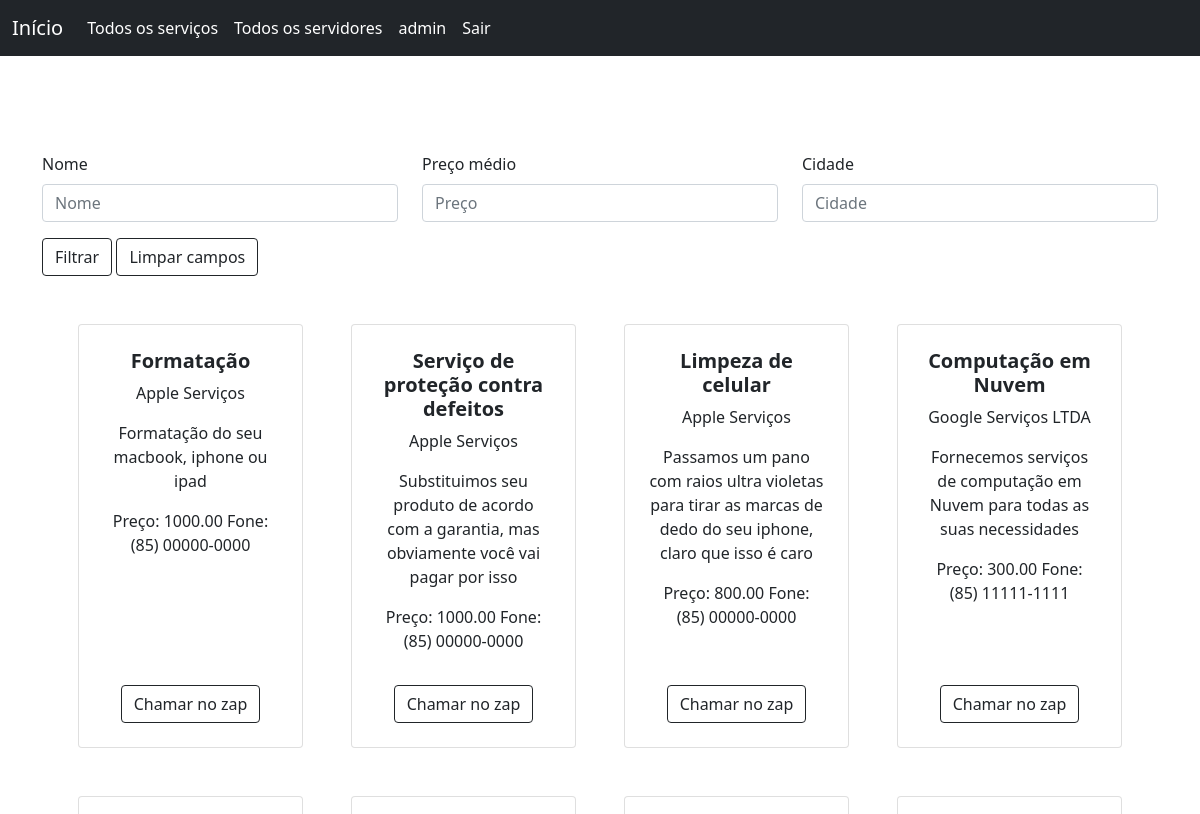
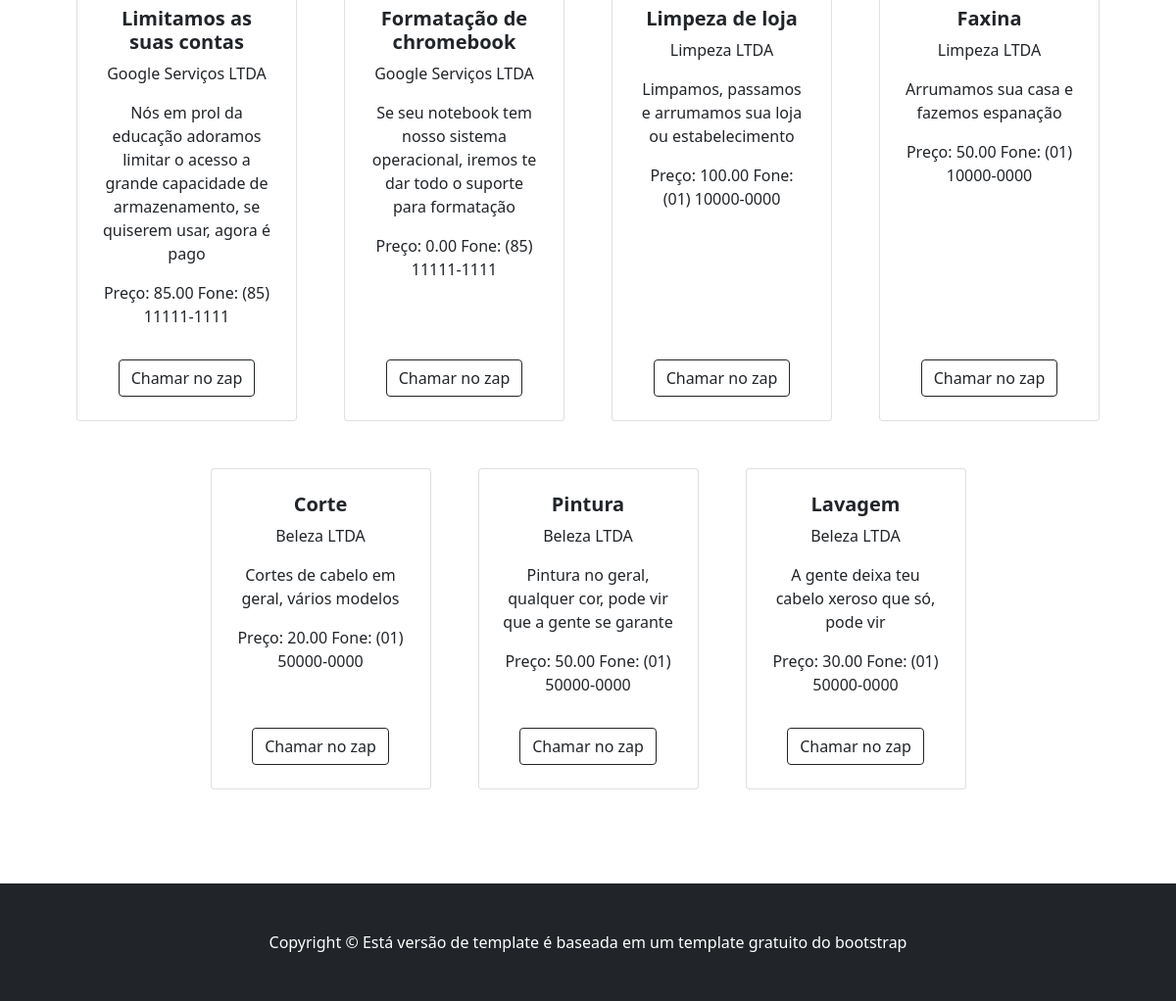
/servico/listar/ (signed in), run on the app's committed database (2 pictures, top to bottom).
### core/models.py (models this page shows, shortened)
class Servico(models.Model):
    nome = models.CharField(max_length=256)
    preco = models.DecimalField(max_digits=10,decimal_places=2)
    descricao = models.CharField(max_length=1000)
    prestador = models.ForeignKey(Prestador, on_delete=models.CASCADE)
    class Meta:
        verbose_name = 'Serviço'
        verbose_name_plural = 'Serviços'

class Prestador(models.Model):
    nome = models.CharField(max_length=64)
    ramo = models.CharField(max_length=64)
    whatsapp = models.CharField(max_length=15)
    user = models.OneToOneField(User, on_delete=models.CASCADE)
    foto_perfil = models.ImageField(null=True, blank=True)
    class Meta:
        verbose_name = 'Prestador'
        verbose_name_plural = 'Prestadores'

### core/views.py (the view)
# urls.py: path('servico/listar/', ServicoListView.as_view(), name='servico_list_view'),
class ServicoListView(ListView):
    model = Servico
    template_name = './servico/listar.html'
    def get_context_data(self, **kwargs):
        context = super().get_context_data(**kwargs)
        query = self.request.GET.dict()
        servicos = Servico.objects.all()
        if query:
            servicos = filtragem_servico(servicos, query)
        context['servicos'] = servicos
        return context

### core/templates/servico/listar.html (shortened to what this page needs)
{% extends 'base.html' %}
{%block content %}
<section class="py-5">
  <div class='container mt-5'>
    <form method="get">
      <div class='row'>
        <div class='col col-sm-12 col-md-4'>
          <label for="nomeFilter" class="form-label">Nome</label>
          <input type="text" class="form-control" id="nomeFilter" name="nome_filter" placeholder="Nome">
        </div>
        <div class="col col-sm-12 col-md-4">
          <label for="preco" class="form-label">Preço médio</label>
          <input type="number" class="form-control" id="precoFilter" name="preco_filter" placeholder="Preço">
        </div>
        <div class="col col-sm-12 col-md-4">
          <label for="cidadeFilter" class="form-label">Cidade</label>
          <input type="text" class="form-control" id="cidadeFilter" name="cidade_filter" placeholder="Cidade">
        </div>
      </div>
      <div class="row">
        <div class="col sm-12 lg-5">
          <button type="submit" class="btn btn-outline-dark mt-3">Filtrar</button>
          <button type="reset" class="btn btn-outline-dark mt-3">Limpar campos</button>
        </div>
      </div>
    </form>
  </div>
  <div class="container px-4 px-lg-5 mt-5">
    <div class="row gx-4 gx-lg-5 row-cols-2 row-cols-md-3 row-cols-xl-4 justify-content-center">
      {% for servico in servicos %}
      <div class="col mb-5">
        <div class="card h-100">
          <div class="card-body p-4">
            <div class="text-center">
              <h5 class="fw-bolder">{{servico.nome}}</h5>
              <p class="card-text">{{servico.prestador.nome}} </p>
              <p class="card-text">{{servico.descricao}} </p>
              <p class="card-text">Preço: {{servico.preco}} Fone: {{servico.prestador.whatsapp}} </p>
            </div>
          </div>
          <div class="card-footer p-4 pt-0 border-top-0 bg-transparent">
            <div class="text-center">              <a class="btn btn-outline-dark mt-2" href="https://api.whatsapp.com/send?phone=+55{{servico.prestador.whatsapp}}">Chamar no zap</a>
            </div>
          </div>
        </div>
      </div>
      {% endfor%}
    </div>
  </div>
</section>
{% endblock%}

### core/templates/base.html (shortened to what this page needs)
<!DOCTYPE html>
<html lang="pt-br">
<head>
    <link href="https://cdn.jsdelivr.net/npm/bootstrap@5.0.0-beta3/dist/css/bootstrap.min.css" rel="stylesheet"
>
</head>
<body>
    <nav class="navbar navbar-expand-lg navbar-dark bg-dark">
        <div class="container-fluid">
        <a class="navbar-brand" href="{% url 'index_template_view' %}">Início</a>
        <div class="collapse navbar-collapse" id="navbarNav">
          <ul class="navbar-nav">
            <li class="nav-item">
              <a class="nav-link active" href="{% url 'servico_list_view' %}">Todos os serviços</a>
            </li>
            <li class="nav-item ">
              <a class="nav-link active" href="{% url 'prestador_list_view' %}">Todos os servidores</a>
            </li>
            {% if not user.is_anonymous %}
            <li class="nav-item">
                <a class="nav-link active" href="{% url 'dashboard_view' %}">{{user.username}}</a>
            </li>
            <li class="nav-item">
                <a class="nav-link active" href="{% url 'logout_view' %}">Sair</a>
            </li>
            {% endif%}
          </ul>
        </div>
    </div>
    </nav>
    {% block content %}
    {% endblock %}
    <footer class="py-5 bg-dark">
        <div class="container">
            <p class="m-0 text-center text-white">Copyright &copy Está versão de template é baseada em um template
                gratuito do bootstrap</p>
        </div>
    </footer>
</body>

### data on the page
Servico: nome "Formatação", prestador.nome "Apple Serviços", descricao "Formatação do seu macbook, iphone ou ipad", preco "1000.00", prestador.whatsapp "(85) 00000-0000"
Servico: nome "Serviço de proteção contra defeitos", prestador.nome "Apple Serviços", descricao "Substituimos seu produto de acordo com a garantia, mas obviamente você vai pagar por isso", preco "1000.00", prestador.whatsapp "(85) 00000-0000"
Servico: nome "Limpeza de celular", prestador.nome "Apple Serviços", descricao "Passamos um pano com raios ultra violetas para tirar as marcas de dedo do seu iphone, claro que isso é caro", preco "800.00", prestador.whatsapp "(85) 00000-0000"
Servico: nome "Computação em Nuvem", prestador.nome "Google Serviços LTDA", descricao "Fornecemos serviços de computação em Nuvem para todas as suas necessidades", preco "300.00", prestador.whatsapp "(85) 11111-1111"
Servico: nome "Limitamos as suas contas", prestador.nome "Google Serviços LTDA", descricao "Nós em prol da educação adoramos limitar o acesso a grande capacidade de armazenamento, se quiserem usar, agora é pago", preco "85.00", prestador.whatsapp "(85) 11111-1111"
Servico: nome "Formatação de chromebook", prestador.nome "Google Serviços LTDA", descricao "Se seu notebook tem nosso sistema operacional, iremos te dar todo o suporte para formatação", preco "0.00", prestador.whatsapp "(85) 11111-1111"
Servico: nome "Limpeza de loja", prestador.nome "Limpeza LTDA", descricao "Limpamos, passamos e arrumamos sua loja ou estabelecimento", preco "100.00", prestador.whatsapp "(01) 10000-0000"
Servico: nome "Faxina", prestador.nome "Limpeza LTDA", descricao "Arrumamos sua casa e fazemos espanação", preco "50.00", prestador.whatsapp "(01) 10000-0000"
Servico: nome "Corte", prestador.nome "Beleza LTDA", descricao "Cortes de cabelo em geral, vários modelos", preco "20.00", prestador.whatsapp "(01) 50000-0000"
Servico: nome "Pintura", prestador.nome "Beleza LTDA", descricao "Pintura no geral, qualquer cor, pode vir que a gente se garante", preco "50.00", prestador.whatsapp "(01) 50000-0000"
Servico: nome "Lavagem", prestador.nome "Beleza LTDA", descricao "A gente deixa teu cabelo xeroso que só, pode vir", preco "30.00", prestador.whatsapp "(01) 50000-0000"

### other printed values
{{ user.username }} "admin"
